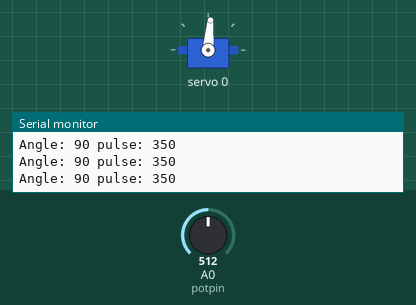
A sketch run on a simulated Arduino Uno, built with avr-gcc and run on an emulated ATmega328P. Shown: servo, the last lines printed to the serial monitor. The inputs (shaded band) are chosen by the test bench; at power-on: A0 (potpin) = 512.

Above: at 1.2 s.
1.3 s: A0 (potpin) set to 551
At 1.6 s:
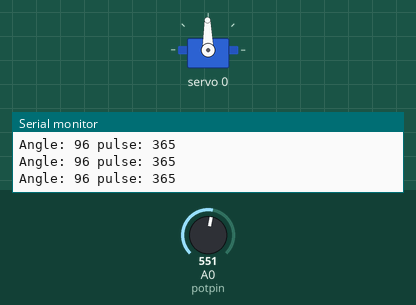
2.8 s: A0 (potpin) set to 579
At 3.5 s:
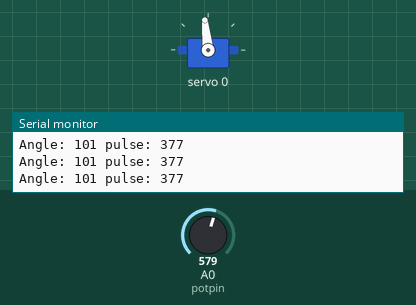
4.3 s: A0 (potpin) set to 306
At 4.9 s:
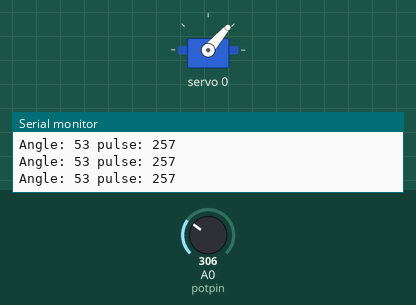
5.8 s: A0 (potpin) set to 716
At 6.8 s:
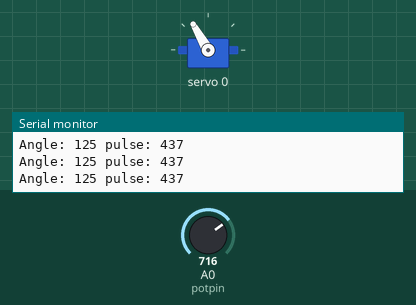
7.3 s: A0 (potpin) set to 122
At 8.2 s:
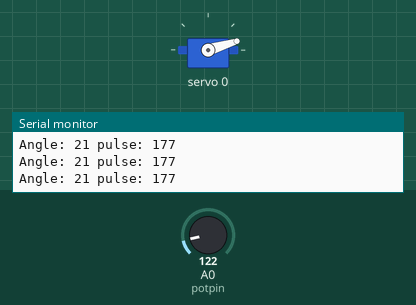
8.8 s: A0 (potpin) set to 900
At 9.7 s:
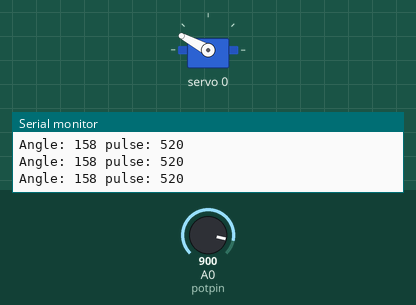
Timing chart, 0 to 11.3 s (numbered marks = the images above; inputs shaded):
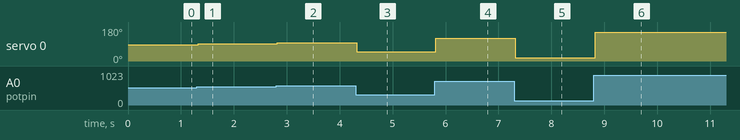

The sketch:

ServoPotentiometer.ino
```cpp
/*
 Controlling a servo position using a potentiometer (variable resistor)
 by Michal Rinott <http://people.interaction-ivrea.it/m.rinott>

 modified on 8 Nov 2013
 by Scott Fitzgerald
 http://www.arduino.cc/en/Tutorial/Knob
*/

#include <Wire.h>
#include <Adafruit_PWMServoDriver.h>
#define SERVOMIN  125 // this is the 'minimum' pulse length count (out of 4096)
#define SERVOMAX  575 // this is the 'maximum' pulse length count (out of 4096)

Adafruit_PWMServoDriver pwm = Adafruit_PWMServoDriver();

int potpin = 0;  // analog pin used to connect the potentiometer
int val;    // variable to read the value from the analog pin
uint8_t servonum = 0;

void setup() {

  Serial.begin(9600);
  pwm.begin();
  pwm.setPWMFreq(60);  // Analog servos run at ~60 Hz updates
}

void loop() {
  val = analogRead(potpin);            // reads the value of the potentiometer (value between 0 and 1023)
  val = map(val, 0, 1023, 0, 180);     // scale it to use it with the servo (value between 0 and 180)
  pwm.setPWM(0, 0, angleToPulse(val) );
  delay(15);                           // waits for the servo to get there
}

/*
 * angleToPulse(int ang)
 * gets angle in degree and returns the pulse width
 * also prints the value on seial monitor
 * written by Ahmad Nejrabi for Robojax, Robojax.com
 */
int angleToPulse(int ang){
   int pulse = map(ang,0, 180, SERVOMIN,SERVOMAX);// map angle of 0 to 180 to Servo min and Servo max
   Serial.print("Angle: ");Serial.print(ang);
   Serial.print(" pulse: ");Serial.println(pulse);
   return pulse;
}
```

Measured:
- after the input at 1.3 s, servo 0: 85° → 91° at once
- after the input at 2.8 s, servo 0: 91° → 96° at once
- after the input at 4.3 s, servo 0: 96° → 49° at once
- after the input at 5.8 s, servo 0: 49° → 120° at once
- after the input at 7.3 s, servo 0: 120° → 17° at once
- after the input at 8.8 s, servo 0: 17° → 152° at once
